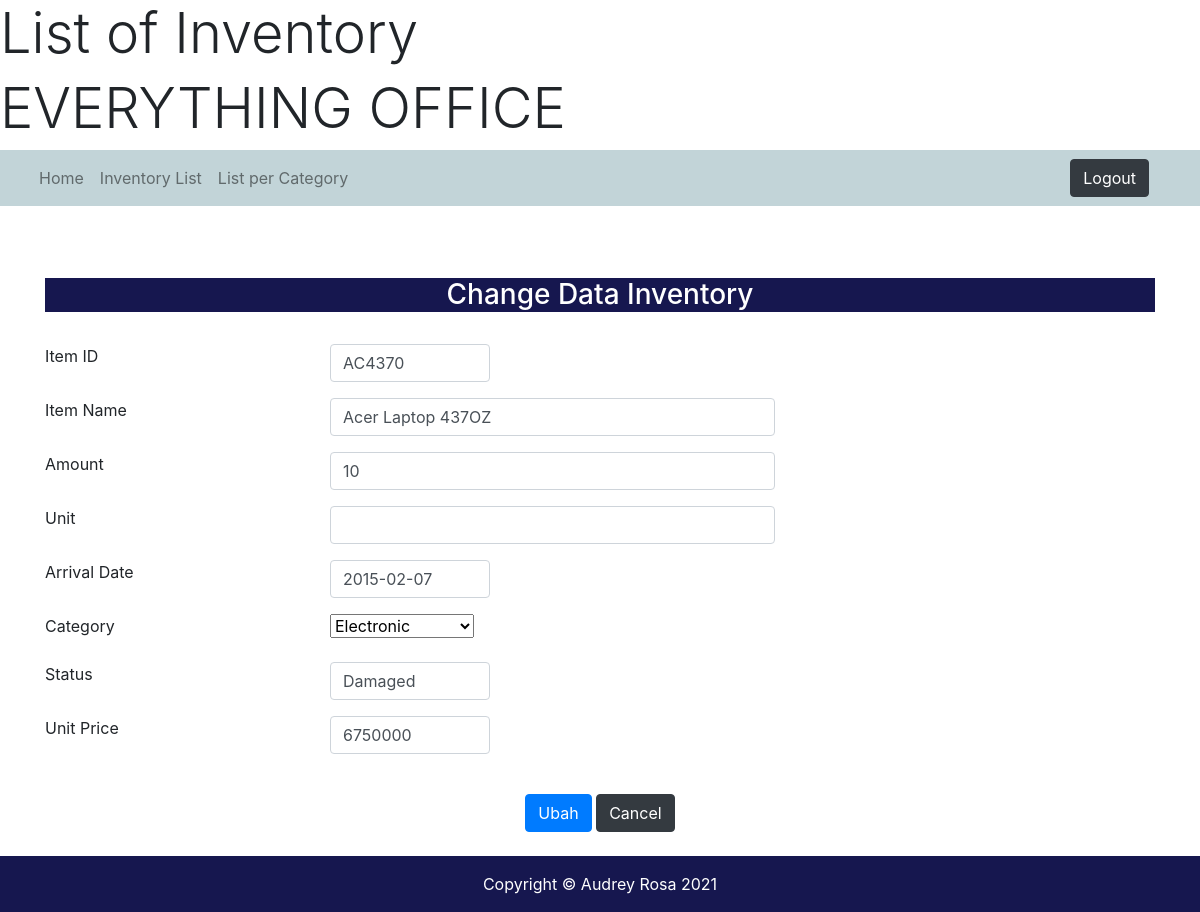
/edit.php?item_id=AC4370, run on the app's committed database.
### tables this page shows
CREATE TABLE `inventory` (
  `item_id` varchar(10) NOT NULL,
  `item_name` varchar(30) NOT NULL,
  `amount` int(11) NOT NULL,
  `unit` varchar(15) NOT NULL,
  `arrival_date` date NOT NULL,
  `category` varchar(20) NOT NULL,
  `item_status` varchar(20) NOT NULL,
  `price` int(20) NOT NULL
);

### edit.php (the view, shortened to what this page needs)
<!DOCTYPE html>
<html>
<head>
    <link href="http://maxcdn.bootstrapcdn.com/font-awesome/4.1.0/css/font-awesome.min.css" rel="stylesheet">
    <link href="vendor/bootstrap/css/bootstrap.min.css" rel="stylesheet">
    <link rel="stylesheet" type="text/css" href="style.css">
    <link rel="stylesheet" href="fontawesome/fontawesome-free/css/all.min.css">
</head>
<div class="Inventory">
    <h1 class="display-4">List of Inventory</h1>
    <h1 class="display-4">EVERYTHING OFFICE</h1>
</div>
<body id="page-top">
  <nav class="navbar navbar-expand-lg mt-0 navbar-light" style="background-color: #C2D4D8">
    <div class="container-fluid">
      <div class="collapse navbar-collapse" id="navbarNavDropdown">
        <ul class="navbar-nav">
          <li class="nav-item">
            <a class="nav-link" href="homepage.php">Home</a>
          </li>
          <li class="nav-item">
            <a class="nav-link" href="inventorylist.php">Inventory List</a>
          </li>
          <li class="nav-item dropdown">
            <a class="nav-link" href="#" id="navbarDropdownMenuLink" role="button" data-bs-toggle="dropdown" aria-expanded="false">
              List per Category
            </a>
          </li>
        </ul>
      </div>
      <form action="logout.php" style="padding-right:20px">
        <button style="align:right" class="btn btn-dark">Logout</button>
      </form>
    </div>
  </nav>
  <?php
        include 'connect.php';
        $item_id = $_GET['item_id'];
        $data = mysqli_query($connect, "SELECT * FROM Inventory WHERE item_id='$item_id'");
        while ($result = mysqli_fetch_array($data)) {
    ?>
    <br>
    <div class="container">
        <div style="background-color:#16174f">
            <h3 class="text-center text-white">Change Data Inventory</h3>
        </div>
    </div>
    <br>
    <div class="container">
      <form method="POST" action="editprocess.php">
        <div class="form-group">
            <div class="row">
                <div class="col-md-3">
                    <label>Item ID</label>
                </div>
                <div class="col-md-2">
                    <input type="text" name="item_id" class="form-control" value="<?php echo $result['item_id'];?>">
                </div>
            </div>
        </div>
        <div class="form-group">
       <div class="row">
        <div class="col-md-3">
          <label>Item Name</label>
        </div>
          <div class="col-md-5">
            <input type="text" name="item_name" class="form-control" value="<?php echo $result['item_name'];?>">
          </div>
      </div>
    </div>
  <div class="form-group">
       <div class="row">
        <div class="col-md-3">
          <label>Amount</label>
        </div>
          <div class="col-md-5">
            <input type="text" name="amount" class="form-control" value="<?php echo $result['amount'];?>">
          </div>
      </div>
    </div>
  <div class="form-group">
       <div class="row">
        <div class="col-md-3">
          <label>Unit</label>
        </div>
          <div class="col-md-5">
            <input type="text" name="Unit" class="form-control" value="<?php echo $result['Unit'];?>">
          </div>
      </div>
    </div>
    <div class="form-group">
       <div class="row">
        <div class="col-md-3">
          <label>Arrival Date</label>
        </div>
          <div class="col-md-2">
            <input type="text" name="arrival_date" class="form-control" value="<?php echo $result['arrival_date'];?>">
          </div>
      </div>
    </div>
    <div class="form-group">
       <div class="row">
        <div class="col-md-3">
          <label>Category</label>
        </div>
          <div class="col-md-2">
            <select class="form-select" name="category">
                <?php
                $category = ["Buildings", "Vehicles", "Office Inventory", "Electronic"];
                $i=0;
                foreach($category as $value) {
                     echo "<option value=\"" . $category[$i] . "\" ";
                       if($value == $result['category']) echo "selected";
                          echo ">". $category[$i]."</option>";
                          $i = $i+1;
                        }
                 ?>
            </select>
          </div>
      </div>
    </div>
    <div class="form-group">
       <div class="row">
        <div class="col-md-3">
          <label>Status</label>
        </div>
          <div class="col-md-2">
            <input type="text" name="item_status" class="form-control" value="<?php echo $result['item_status'];?>">
          </div>
      </div>
    </div>
    <div class="form-group">
       <div class="row">
        <div class="col-md-3">
          <label>Unit Price</label>
        </div>
          <div class="col-md-2">
            <input type="text" name="price" class="form-control" value="<?php echo $result['price'];?>">
          </div>
      </div>
    </div>
    <br>
    <center>
    <input type="submit" class="btn btn-primary" name="submit" value="Ubah">
    <a type="reset" class="btn btn-dark" href="inventorylist.php" role="button">Cancel</a>
    </center>
    <?php } ?>
    </form>
    </div>
      <footer class="text-white p-3 mt-4" style="background-color:#16174f">
      <div class="row">
        <div class="container">
          <p class="m-0 text-center text-white">Copyright &copy; Audrey Rosa 2021</p>
        </div>
      </div>
    </footer>
</body>
</html>

### style.css (style rules this page uses)
body { background-color: white; }

### data on the page
inventory: item_id "AC4370", item_name "Acer Laptop 437OZ", amount "10", arrival_date "2015-02-07", category "Electronic", item_status "Damaged", price "6750000"
